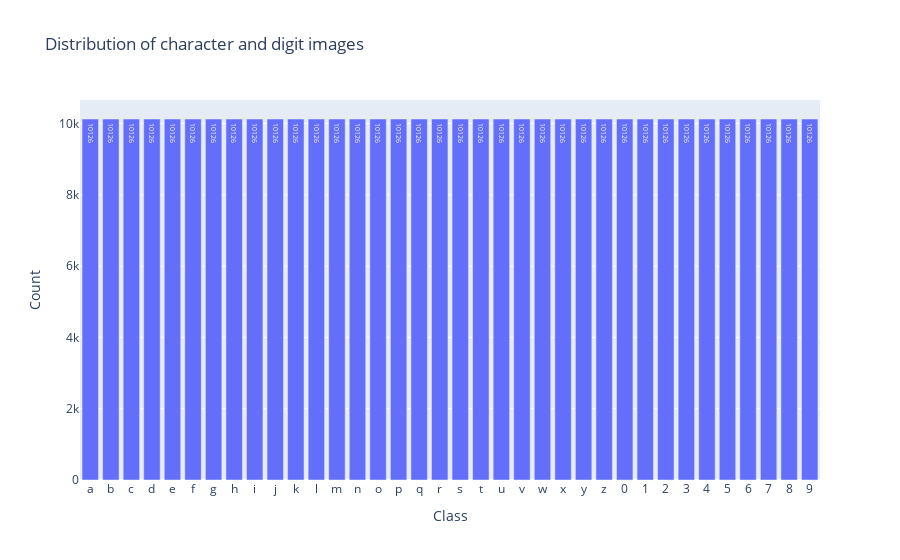

The cell this chart's notebook holds for it:
### Markdown cell above
#### Balancing and Loading
- Balance the porportion of classes in the dataset
- Split dataset into training and testing set
- Load dataset into batches using data loader

### Code cell
# Balance the porportion of classes in the dataset
dataset.balance(images=dataset.combined_images, labels=dataset.combined_labels, oversampling=True, inplace=True)
plot_class_distribution(labels=dataset.combined_labels, classes=dataset.combined_classes, class_type='digitchar')

### Figure 1 — Plotly figure (JSON) as saved in the notebook; plotly's stock layout.template omitted (floating-point values rounded to 4 significant figures)
{"data": [{"text": [10126, 10126, 10126, 10126, 10126, 10126, 10126, 10126, 10126, 10126, 10126, 10126, 10126, 10126, 10126, 10126, 10126, 10126, 10126, 10126, 10126, 10126, 10126, 10126, 10126, 10126, 10126, 10126, 10126, 10126, 10126, 10126, 10126, 10126, 10126, 10126], "textposition": "auto", "type": "bar", "x": ["a", "b", "c", "d", "e", "f", "g", "h", "i", "j", "k", "l", "m", "n", "o", "p", "q", "r", "s", "t", "u", "v", "w", "x", "y", "z", "0", "1", "2", "3", "4", "5", "6", "7", "8", "9"], "y": [10126, 10126, 10126, 10126, 10126, 10126, 10126, 10126, 10126, 10126, 10126, 10126, 10126, 10126, 10126, 10126, 10126, 10126, 10126, 10126, 10126, 10126, 10126, 10126, 10126, 10126, 10126, 10126, 10126, 10126, 10126, 10126, 10126, 10126, 10126, 10126]}], "layout": {"title": {"text": "Distribution of character and digit images"}, "xaxis": {"title": {"text": "Class"}}, "yaxis": {"title": {"text": "Count"}}}}
